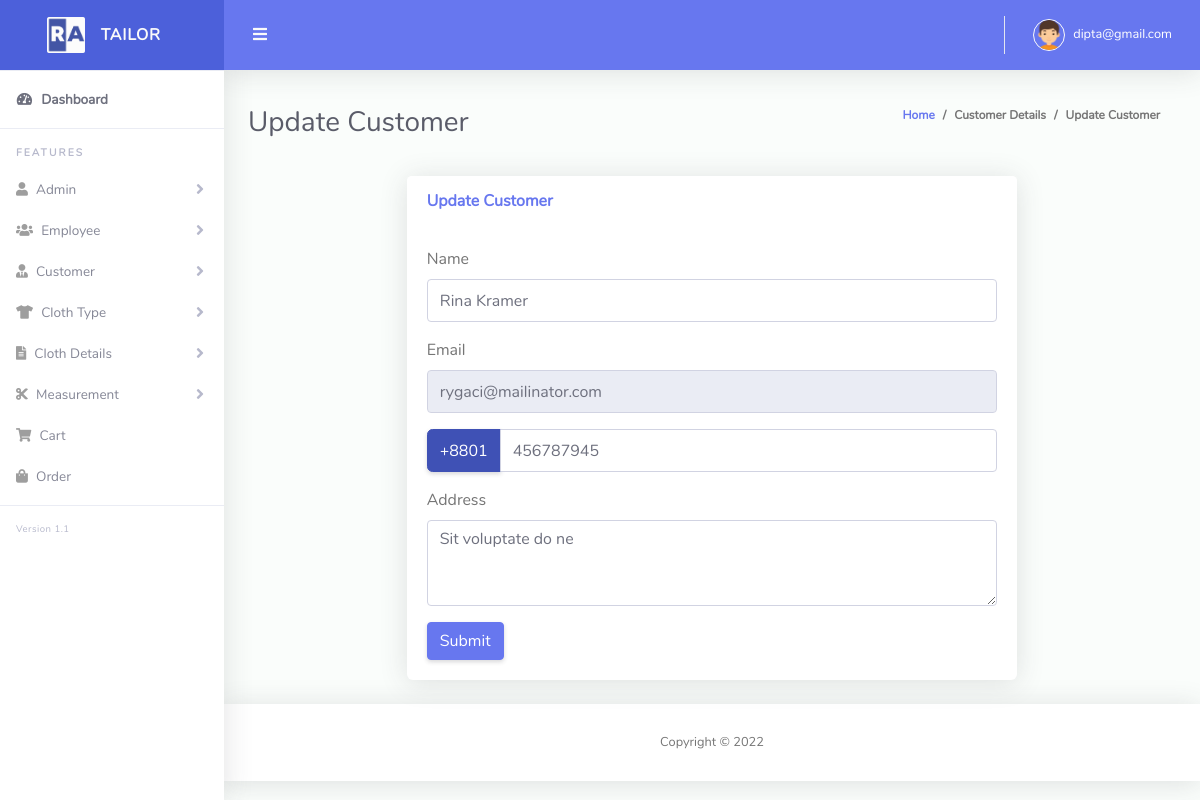
The page /edit_customer.php?customerid=4 (signed in) on the database as committed earlier.
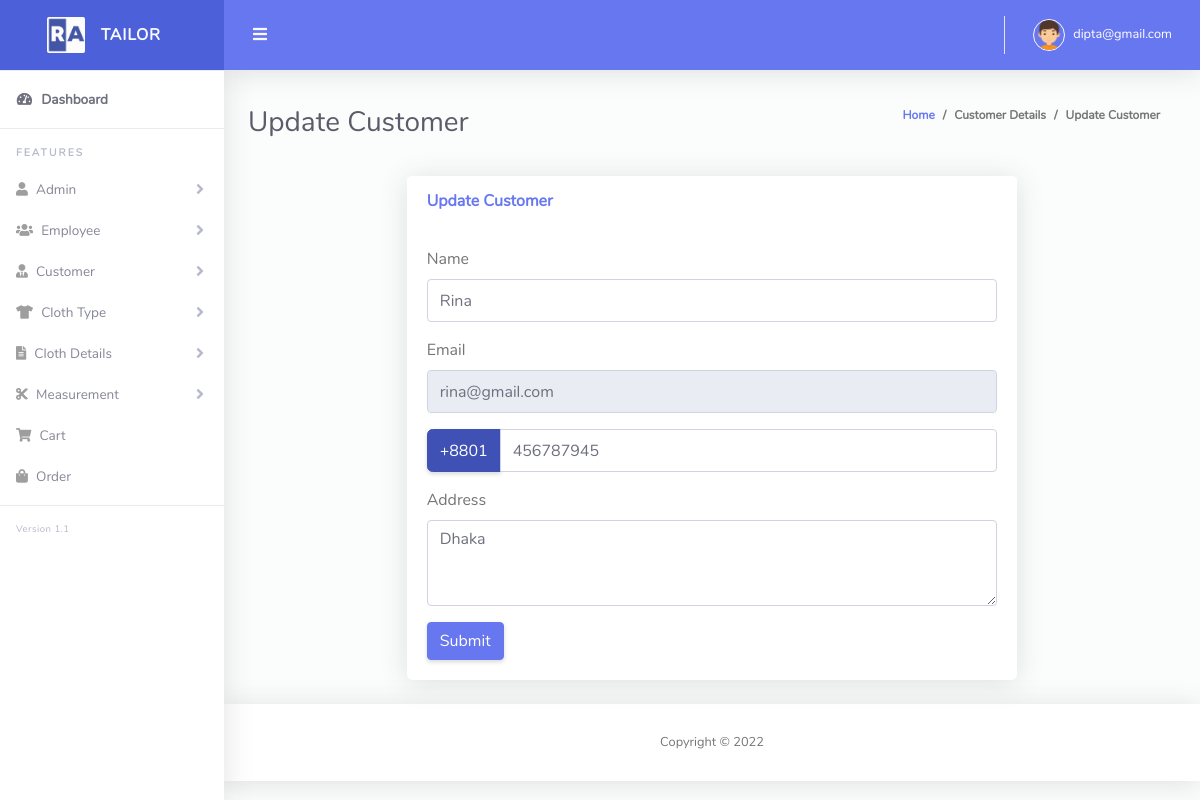
The same page on the database as committed later.
### tables this page shows
CREATE TABLE `tbl_customer` (
  `cus_id` int(11) NOT NULL,
  `cus_name` varchar(255) NOT NULL,
  `cus_email` varchar(255) NOT NULL,
  `cus_phone` varchar(255) NOT NULL,
  `cus_address` text NOT NULL,
  `created_at` timestamp NOT NULL DEFAULT current_timestamp(),
  `soft_delete` tinyint(4) NOT NULL DEFAULT 0
);

### Classes/DB.php (called while the page is built, shortened)
<?php
class DB
{
    public function connect(){
        $this->conn = new mysqli("localhost","root","","tailor_shop");
        if ($this->conn->connect_error) {
          die("Connection failed: " . $this->conn->connect_error);
        } else {
            return $msg =  "connected";
        }
    }
}

### Classes/CustomerClass.php (called while the page is built, shortened)
<?php
include_once 'db.php';
class CustomerClass extends DB
{
    public function viewSingleCustomer($customerid)
    {
        $query  = "SELECT * FROM tbl_customer WHERE cus_id='$customerid'";
        $result = $this->conn->query($query);
        return $result;
    }
}

### edit_customer.php (the view, shortened to what this page needs)
<?php include 'layouts/header.php';
$customerid = "";
if ($_GET['customerid'] == NULL || !isset($_GET['customerid'])) {
  "<script>window.location = 'customer_list.php'; </script>";
} else {
  $customerid = $_GET['customerid'];
}
?>
<div class="container-fluid" id="container-wrapper">
  <div class="d-sm-flex align-items-center justify-content-between mb-4">
    <h1 class="h3 mb-0 text-gray-800">Update Customer</h1>
    <ol class="breadcrumb">
      <li class="breadcrumb-item"><a href="index.php">Home</a></li>
      <li class="breadcrumb-item">Customer Details</li>
      <li class="breadcrumb-item active" aria-current="page">Update Customer</li>
    </ol>
  </div>
  <div class="row">
    <div class="col-lg-2"></div>
    <div class="col-lg-8">
      <div class="card mb-4">
        <div class="card-header py-3 d-flex flex-row align-items-center justify-content-between">
          <h6 class="m-0 font-weight-bold text-primary">Update Customer</h6>
        </div>
        <div class="card-body">
          <form method="POST" enctype="multipart/form-data">
            <?php
            $view = $customer->viewSingleCustomer($customerid);
            if ($view) {
              while ($value = $view->fetch_assoc()) {
            ?>
                <div class="form-group">
                  <label>Name</label>
                  <input name="cus_name" value="<?php echo $value['cus_name'] ?>" type="text" class="form-control">
                </div>
                <div class="form-group">
                  <label>Email</label>
                  <input readonly name="cus_email" value="<?php echo $value['cus_email'] ?>" type="email" class="form-control" placeholder="Enter email">
                </div>
                <div class="input-group mb-3">
                  <div class="input-group-prepend">
                    <span class="input-group-text" id="basic-addon1">+8801</span>
                  </div>
                  <input value="<?php echo substr($value['cus_phone'], 5); ?>" type="number" min=0 class="form-control" placeholder="" name="cus_phone" aria-label="Username" aria-describedby="basic-addon1">
                </div>
                <div class="form-group">
                  <label>Address</label>
                  <textarea class="ckeditor form-control" name="cus_address" cols="" rows="3"><?php echo $value['cus_address'] ?></textarea>
                </div>
            <?php }
            } ?>
            <button type="submit" class="btn btn-primary">Submit</button>
          </form>
        </div>
      </div>
    </div>
  </div>
</div>
<?php include 'layouts/footer.php'; ?>

Rows that differ between the two databases and show on the page:
changed tbl_customer: cus_name "Rina Kramer" → "Rina"; cus_email "rygaci@mailinator.com" → "rina@gmail.com"; cus_address "Sit voluptate do ne" → "Dhaka"
